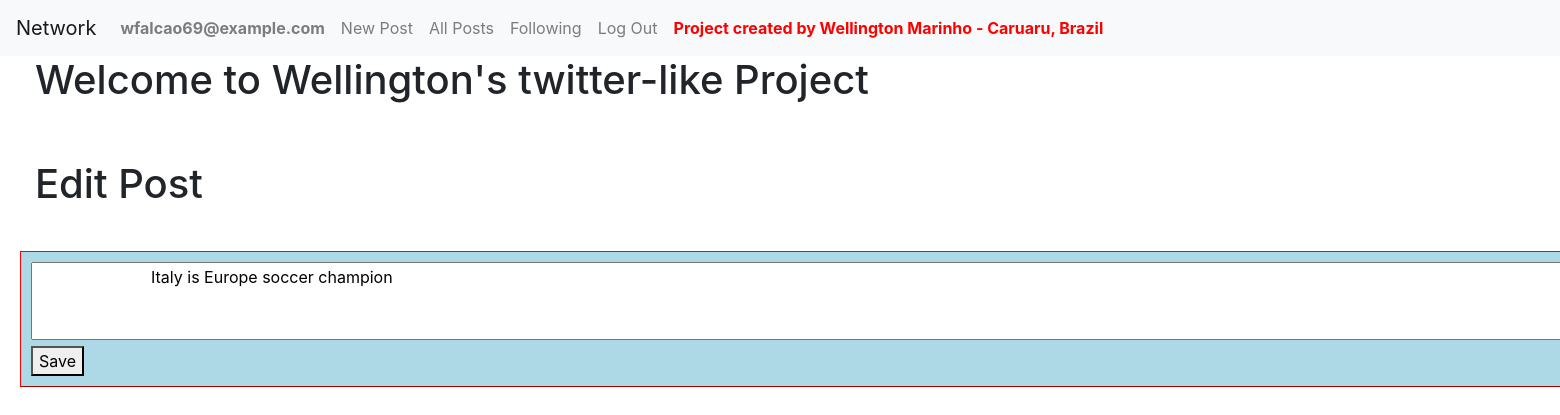
Screenshot of /edit/69 (signed in) with the database file from the repository.
### network/models.py (models this page shows, shortened)
class User(AbstractUser):
    pass

class Post(models.Model):
    content = models.CharField(max_length=264)
    time_of_creation = models.DateTimeField(default=timezone.now)
    creator = models.ForeignKey(User, on_delete=models.CASCADE, related_name="posts")
    now = datetime.now()

### network/views.py (the view)
# urls.py: path("edit/<int:post_id>", views.edit, name="edit"),
def edit(request, post_id):
        username = request.user.username
        user = User.objects.get(username=username)
        post = Post.objects.get(id=post_id)
        return render(request, "network/edit.html", {
            "post": post
        })

### network/templates/network/edit.html (shortened to what this page needs)
{% extends "network/layout.html" %}
{% block body %}
    <h1 style="margin-left: 35px;">Welcome to Wellington's twitter-like Project</h1><br><br>
    <h1 style="margin-left: 35px;">Edit Post</h1>
    <div id="compose-post" class="row">
        <div class="container-fluid" style="border: 1px outset red; background-color: lightblue; margin: 35px; padding: 10px">
          <form method="POST" action="{% url 'edit_2' post.id %}" onsubmit="return false;">
            <textarea id="content" name="content" rows="3" cols="180">
              {{ post.content }}
            </textarea>
            <br/>
            <button type="button" id="button_2">Save</button>
          </form>
        </div>
    </div>
{% endblock %}

### network/templates/network/layout.html (shortened to what this page needs)
{% load static %}
<!DOCTYPE html>
<html lang="en">
    <head>
        <link rel="stylesheet" href="https://stackpath.bootstrapcdn.com/bootstrap/4.4.1/css/bootstrap.min.css">
        <link href="{% static 'network/styles.css' %}" rel="stylesheet">
    </head>
    <body>
        <nav class="navbar navbar-expand-lg navbar-light bg-light">
            <a class="navbar-brand" href="#">Network</a>
            <div>
              <ul class="navbar-nav mr-auto">
                {% if user.is_authenticated %}
                    <li class="nav-item">
                        <a class="nav-link" href="#"><strong>{{ user.username }}</strong></a>
                    </li>
                {% endif %}
                <li class="nav-item">
                  <a class="nav-link" href="{% url 'index' %}">New Post</a>
                </li>
                <li class="nav-item">
                  <a class="nav-link" href="{% url 'all_posts' %}">All Posts</a>
                </li>
                {% if user.is_authenticated %}
                    <li class="nav-item">
                        <a class="nav-link" href="{% url 'follower_index' %}">Following</a>
                    </li>
                    <li class="nav-item">
                        <a class="nav-link" href="{% url 'logout' %}">Log Out</a>
                    </li>
                {% endif %}
                <li class="nav-item">
                    <a class="nav-link" href="#"><strong style="color: red;">Project created by Wellington Marinho - Caruaru, Brazil</strong></a>
                </li>
              </ul>
            </div>
          </nav>
        <div class="body">
            {% block body %}
            {% endblock %}
        </div>
    </body>
</html>

### rows the page displays
User: username "wfalcao69@example.com"
Post: content "Italy is Europe soccer champion"
